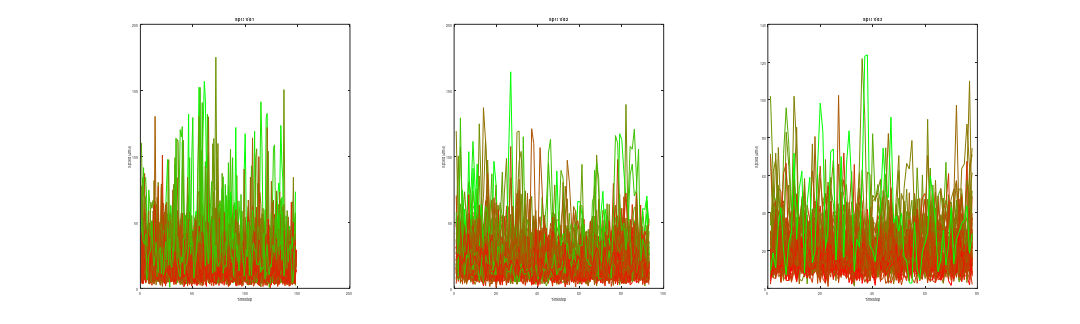

This figure's MATLAB source: (Note: this script raises an error after producing the figure.)
clear all
close all

%Load first dataset
load('Alltrajdata1.mat')
Ncells=i;
%Get speeds of all cells at all times
cellspeeds1=zeros(length(Ncells),length(T));
for cell=1:Ncells
    for t=1:length(T)
        temp_speed(t) = sqrt(Alltraj(cell,t,1)^2 + Alltraj(cell,t,2)^2 + Alltraj(cell,t,3)^2);
        cellspeeds1(cell,t)= temp_speed(t);
    end 
end

for cell=1:Ncells
    track=Alltraj(cell,:,2);
    trackadj=track(~isnan(track)); %remove NaNs
    time1(cell)=length(trackadj); %Get lengths of each track
end

A=max(time1); %149
B=find(time1==A);
C=find(time1==148);
D=[B,C];
E=sort(D);

fulltracks1=cellspeeds1(E,:); %tracks of length 148 and 149, cell by time

f1 = figure('PaperSize',[20.98 29.68],'PaperPosition',[1 5 60 18],'DefaultAxesFontSize',14);
h(1)=subplot(1,3,1);
Me_fulltracks=mean(fulltracks1,2,'omitnan');
maxsp=max(Me_fulltracks);
medsp=median(Me_fulltracks);
minsp=min(Me_fulltracks);
T=[1 0 0
    0 1 0];
x=[minsp
    maxsp];
Nlongtracks=size(fulltracks1,1);
map = interp1(x,T,Me_fulltracks);

for cell=1:size(fulltracks1,1)
meansp=mean(fulltracks1(cell,:),'omitnan');
index=find(Me_fulltracks==meansp);
plot(fulltracks1(cell,:),'color',map(index,:))
hold on
xlabel('Timestep')
ylabel('Speed (um/h)')
title('Spheroid 1')
end

%Load second dataset
load('Alltrajdata2.mat')
Ncells=i;
%Get speeds of all cells at all times
cellspeeds2=zeros(length(Ncells),length(T));
for cell=1:Ncells
    for t=1:length(T)
        temp_speed(t) = sqrt(Alltraj(cell,t,1)^2 + Alltraj(cell,t,2)^2 + Alltraj(cell,t,3)^2);
        cellspeeds2(cell,t)= temp_speed(t);
    end 
end

for cell=1:Ncells
    track=Alltraj(cell,:,2);
    trackadj=track(~isnan(track)); %remove NaNs
    time2(cell)=length(trackadj); %Get lengths of each track
end

A=max(time2); %93
B=find(time2==A);

fulltracks2=cellspeeds2(B,:); %tracks of length 148 and 149, cell by time

h(2)=subplot(1,3,2);
Me_fulltracks=mean(fulltracks2,2,'omitnan');
maxsp=max(Me_fulltracks);
medsp=median(Me_fulltracks);
minsp=min(Me_fulltracks);
T=[1 0 0
    0 1 0];
x=[minsp
    maxsp];
Nlongtracks=size(fulltracks2,1);
map = interp1(x,T,Me_fulltracks);

for cell=1:size(fulltracks2,1)
meansp=mean(fulltracks2(cell,:),'omitnan');
index=find(Me_fulltracks==meansp);
plot(fulltracks2(cell,:),'color',map(index,:))
hold on
xlabel('Timestep')
ylabel('Speed (um/h)')
title('Spheroid 2')
end


%Load third dataset
load('Alltrajdata3.mat')
Ncells=i;
%Get speeds of all cells at all times
cellspeeds3=zeros(length(Ncells),length(T));
for cell=1:Ncells
    for t=1:length(T)
        temp_speed(t) = sqrt(Alltraj(cell,t,1)^2 + Alltraj(cell,t,2)^2 + Alltraj(cell,t,3)^2);
        cellspeeds3(cell,t)= temp_speed(t);
    end 
end

for cell=1:Ncells
    track=Alltraj(cell,:,2);
    trackadj=track(~isnan(track)); %remove NaNs
    time3(cell)=length(trackadj); %Get lengths of each track
end

A=max(time3); %78
B=find(time3==A);
fulltracks3=cellspeeds3(B,:); %tracks of length 148 and 149, cell by time

h(3)=subplot(1,3,3);
Me_fulltracks=mean(fulltracks3,2,'omitnan');
maxsp=max(Me_fulltracks);
medsp=median(Me_fulltracks);
minsp=min(Me_fulltracks);
T=[1 0 0
    0 1 0];
x=[minsp
    maxsp];
Nlongtracks=size(fulltracks3,1);
map = interp1(x,T,Me_fulltracks);

for cell=1:size(fulltracks3,1)
meansp=mean(fulltracks3(cell,:),'omitnan');
index=find(Me_fulltracks==meansp);
plot(fulltracks3(cell,:),'color',map(index,:))
hold on
xlabel('Timestep')
ylabel('Speed (um/h)')
title('Spheroid 3')
end

%Add sublabels
htext=altsublabels(h,0,-20);

%Save figure
print('speeds', '-djpeg', '-r500')

